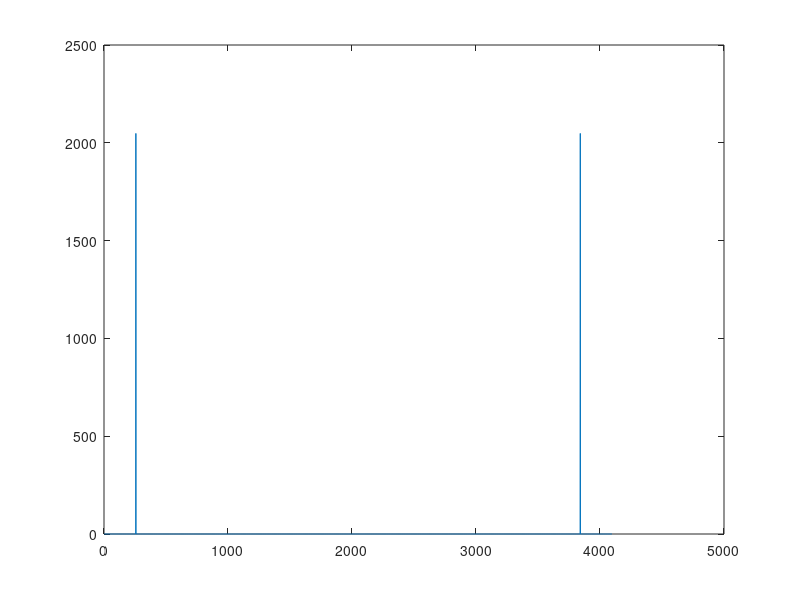

Reproduce this figure in MATLAB.
close all
N = 10000;
n = 0:N-1;
Fe = 8000;
f1 = 500;
f2 = 5/4*f1;
f3 = 3/2*f1;

t = n/8000;
s1 = cos(2*pi*f1*t);
ind = 1:200;
figure;
f2=490;
s2 = cos(2*pi*f2*t-pi);
% s3 = cos(2*pi*f3*t);
plot(t(ind),s1(ind)+s2(ind),'-');


soundsc(s1+s2,Fe);

%%

nfft = 4096;
s1fft = fft(s1,nfft);
plot(abs(s1fft))